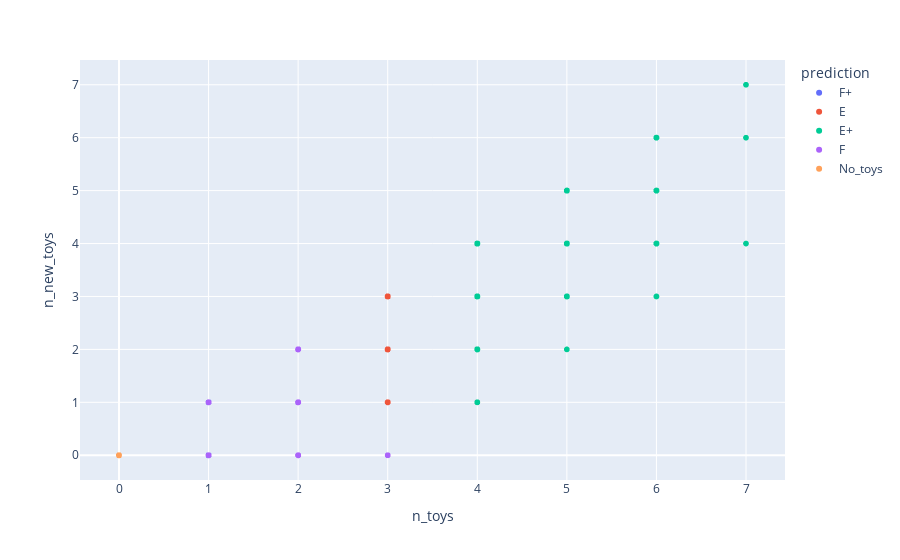

The notebook cell saved with this chart:
### Code cell
print(np.corrcoef(np.hstack((all_feature_df['n_toys'].to_numpy().reshape((-1,1)),\
            all_feature_df['n_new_toys'].to_numpy().reshape((-1,1)))), rowvar = False))

fig = px.scatter(all_feature_df, x = 'n_toys', y = 'n_new_toys',\
            color = 'prediction')
fig.show()

### Figure 1 — Plotly figure (JSON) as saved in the notebook; plotly's stock layout.template omitted (floating-point values rounded to 4 significant figures; data arrays with more than 128 entries replaced by an {"elided": "..."} marker saying what was removed)
{"data": [{"hovertemplate": "prediction=F+<br>n_toys=%{x}<br>n_new_toys=%{y}<extra></extra>", "legendgroup": "F+", "marker": {"color": "#636efa", "symbol": "circle"}, "mode": "markers", "name": "F+", "showlegend": true, "type": "scattergl", "x": {"elided": "440 int values"}, "xaxis": "x", "y": {"elided": "440 int values"}, "yaxis": "y"}, {"hovertemplate": "prediction=E<br>n_toys=%{x}<br>n_new_toys=%{y}<extra></extra>", "legendgroup": "E", "marker": {"color": "#EF553B", "symbol": "circle"}, "mode": "markers", "name": "E", "showlegend": true, "type": "scattergl", "x": {"elided": "671 int values"}, "xaxis": "x", "y": {"elided": "671 int values"}, "yaxis": "y"}, {"hovertemplate": "prediction=E+<br>n_toys=%{x}<br>n_new_toys=%{y}<extra></extra>", "legendgroup": "E+", "marker": {"color": "#00cc96", "symbol": "circle"}, "mode": "markers", "name": "E+", "showlegend": true, "type": "scattergl", "x": {"elided": "685 int values"}, "xaxis": "x", "y": {"elided": "685 int values"}, "yaxis": "y"}, {"hovertemplate": "prediction=F<br>n_toys=%{x}<br>n_new_toys=%{y}<extra></extra>", "legendgroup": "F", "marker": {"color": "#ab63fa", "symbol": "circle"}, "mode": "markers", "name": "F", "showlegend": true, "type": "scattergl", "x": {"elided": "511 int values"}, "xaxis": "x", "y": {"elided": "511 int values"}, "yaxis": "y"}, {"hovertemplate": "prediction=No_toys<br>n_toys=%{x}<br>n_new_toys=%{y}<extra></extra>", "legendgroup": "No_toys", "marker": {"color": "#FFA15A", "symbol": "circle"}, "mode": "markers", "name": "No_toys", "showlegend": true, "type": "scattergl", "x": [0, 0, 0, 0, 0, 0, 0, 0, 0, 0, 0, 0, 0, 0, 0, 0, 0, 0, 0, 0, 0, 0, 0, 0, 0, 0, 0, 0, 0, 0, 0, 0, 0, 0, 0, 0, 0, 0, 0, 0, 0, 0, 0, 0, 0, 0, 0, 0, 0, 0, 0, 0, 0, 0, 0, 0, 0, 0, 0, 0, 0, 0, 0, 0, 0, 0, 0, 0, 0, 0, 0, 0, 0, 0, 0, 0, 0, 0, 0, 0, 0, 0, 0, 0, 0, 0, 0, 0, 0, 0, 0, 0, 0, 0, 0, 0, 0, 0, 0, 0, 0, 0, 0, 0, 0, 0, 0, 0, 0, 0, 0, 0, 0, 0, 0, 0], "xaxis": "x", "y": [0, 0, 0, 0, 0, 0, 0, 0, 0, 0, 0, 0, 0, 0, 0, 0, 0, 0, 0, 0, 0, 0, 0, 0, 0, 0, 0, 0, 0, 0, 0, 0, 0, 0, 0, 0, 0, 0, 0, 0, 0, 0, 0, 0, 0, 0, 0, 0, 0, 0, 0, 0, 0, 0, 0, 0, 0, 0, 0, 0, 0, 0, 0, 0, 0, 0, 0, 0, 0, 0, 0, 0, 0, 0, 0, 0, 0, 0, 0, 0, 0, 0, 0, 0, 0, 0, 0, 0, 0, 0, 0, 0, 0, 0, 0, 0, 0, 0, 0, 0, 0, 0, 0, 0, 0, 0, 0, 0, 0, 0, 0, 0, 0, 0, 0, 0], "yaxis": "y"}], "layout": {"legend": {"title": {"text": "prediction"}, "tracegroupgap": 0}, "margin": {"t": 60}, "xaxis": {"anchor": "y", "domain": [0, 1], "title": {"text": "n_toys"}}, "yaxis": {"anchor": "x", "domain": [0, 1], "title": {"text": "n_new_toys"}}}}
